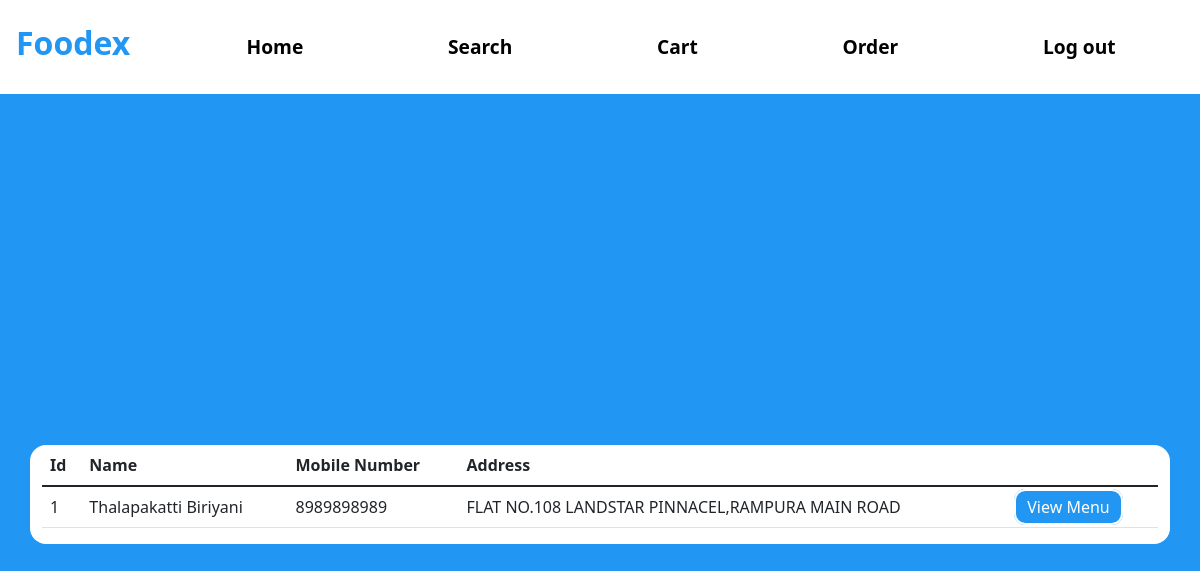
/View-Resturant, run on an earlier commit of the app's database.
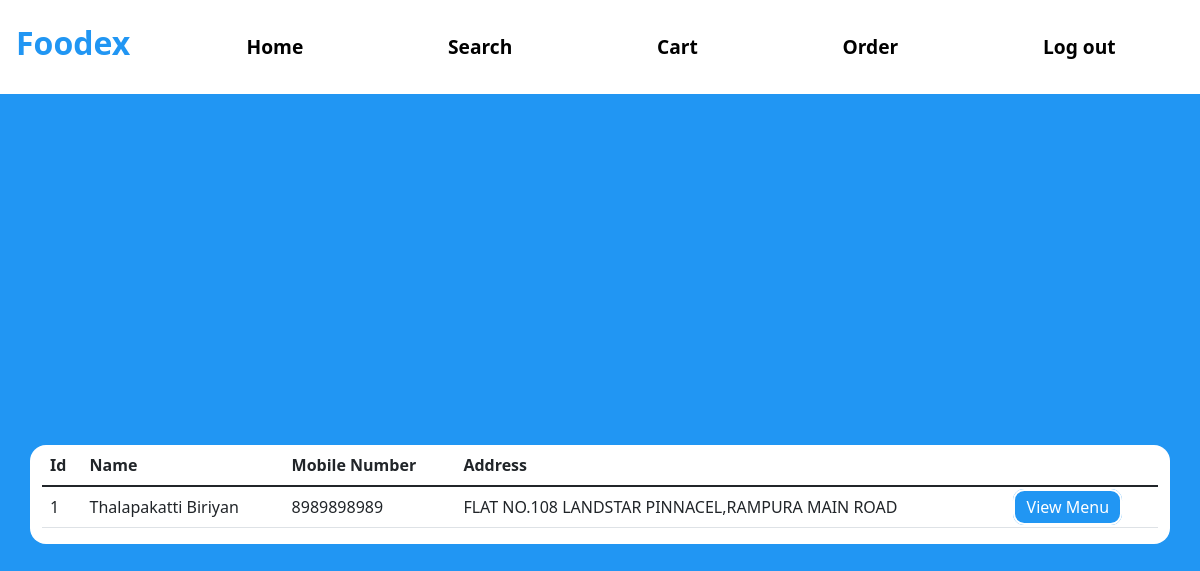
And on a later commit of the database.
### tables this page shows
CREATE TABLE RESTAURANT(
                        RESTAURANT_ID INTEGER PRIMARY KEY AUTOINCREMENT,
                        NAME_OF_RESTAURANT TEXT,
                        RESTAURANT_PASSWORD TEXT,
                        ADDRESS TEXT,
                        MOBILE_NO INTEGER,
                        RESTAURANT_PIN TEXT,
                        RESTAURANT_IMAGE TEXT
                       );

### app.py (the view)
@app.route("/View-Resturant")
def User_View_Resturant():
    cursor = connection.cursor()
    cursor.execute("select * from RESTAURANT")
    result = cursor.fetchall()
    return render_template("View_Resturant.html", Resturant=result)

### templates/View_Resturant.html (shortened to what this page needs)
<!DOCTYPE html>
<html lang="en">
<head>
    <link href="https://cdn.jsdelivr.net/npm/bootstrap@5.1.3/dist/css/bootstrap.min.css" rel="stylesheet">
    <link rel= "stylesheet" type= "text/css" href= "{{ url_for('static',filename='Styles.css') }}">
</head>
<body style="background:#2196f3;">
<nav class="navbar navbar-expand-lg bg-white">
  <h3 class="navbar-brand Logo" style="color:#2196f3;font-size: 2rem;"href="#">Foodex</h3>
    <div class="container">
  <div class="collapse navbar-collapse" id="navbarSupportedContent">
    <ul class="navbar-nav mr-auto nav-links">
        <li class="nav-item">
        <a class="nav-link nav-link-btn" href="/User-Dashboard">Home</a>
      </li>
      <li class="nav-item">
        <a class="nav-link nav-link-btn" href="/View-Resturant">Search</a>
      </li>
      <li class="nav-item">
        <a class="nav-link nav-link-btn" href="/User-cart">Cart</a>
      </li>
        <li class="nav-item">
        <a class="nav-link nav-link-btn" href="/User-order">Order</a>
      </li>
        <li class="nav-item">
        <a class="nav-link nav-link-btn" href="/">Log out</a>
      </li>
    </ul>
  </div>
     </div>
</nav>
  <div class="ToCenter" >
  <div class="container">
        <div class="row">
            <div class="col">
                <table class="table">
                    <thead>
                      <tr>
                        <th scope="col">Id</th>
                        <th scope="col">Name</th>
                        <th scope="col">Mobile Number</th>
                        <th scope="col">Address</th>
                      </tr>
                    </thead>
                    <tbody>
                      {% for i in Resturant %}
                      <tr>
                        <td>{{i[0]}}</td>
                        <td>{{i[1]}}</td>
                          <td>{{i[4]}}</td>
                          <td>{{i[3]}}</td>
                            <td> <a class="Edit-btn" style="background:#2196f3;" href="/View-Resturant-menu?id={{i[0]}}"> View Menu</a> </td>
                      </tr>
                      {% endfor %}
                    </tbody>
                  </table>
            </div>
        </div>
    </div>
    </div>
<div class="area" >
          <ul class="circles">
          </ul>
   </div >
</body>
</html>

What changed in the data, as far as the page shows it:
changed RESTAURANT "FLAT NO.108 LANDSTAR PINNACEL,RAMPURA MAIN ROAD": NAME_OF_RESTAURANT "Thalapakatti Biriyani" → "Thalapakatti Biriyan"
